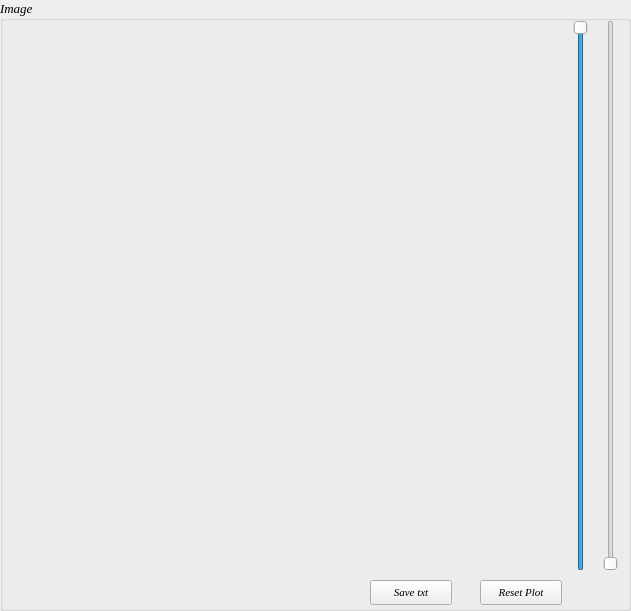
   <widget class="QGroupBox" name="Imagegroup">
    <property name="geometry">
     <rect>
      <x>280</x>
      <y>20</y>
      <width>631</width>
      <height>611</height>
     </rect>
    </property>
    <property name="sizePolicy">
     <sizepolicy hsizetype="Expanding" vsizetype="Expanding">
      <horstretch>0</horstretch>
      <verstretch>0</verstretch>
     </sizepolicy>
    </property>
    <property name="font">
     <font>
      <family>Times New Roman</family>
      <pointsize>10</pointsize>
      <italic>true</italic>
     </font>
    </property>
    <property name="title">
     <string>Image</string>
    </property>
    <widget class="QWidget" name="widgetImage" native="true">
     <property name="geometry">
      <rect>
       <x>10</x>
       <y>20</y>
       <width>551</width>
       <height>551</height>
      </rect>
     </property>
    </widget>
    <widget class="QPushButton" name="pbSavedata">
     <property name="geometry">
      <rect>
       <x>370</x>
       <y>580</y>
       <width>82</width>
       <height>25</height>
      </rect>
     </property>
     <property name="font">
      <font>
       <family>Times New Roman</family>
       <pointsize>8</pointsize>
       <italic>true</italic>
      </font>
     </property>
     <property name="text">
      <string>Save txt</string>
     </property>
    </widget>
    <widget class="QSlider" name="vsMax">
     <property name="geometry">
      <rect>
       <x>570</x>
       <y>20</y>
       <width>22</width>
       <height>551</height>
      </rect>
     </property>
     <property name="autoFillBackground">
      <bool>false</bool>
     </property>
     <property name="value">
      <number>99</number>
     </property>
     <property name="orientation">
      <enum>Qt::Vertical</enum>
     </property>
    </widget>
    <widget class="QPushButton" name="pbResetPlot">
     <property name="geometry">
      <rect>
       <x>480</x>
       <y>580</y>
       <width>82</width>
       <height>25</height>
      </rect>
     </property>
     <property name="font">
      <font>
       <family>Times New Roman</family>
       <pointsize>8</pointsize>
       <italic>true</italic>
      </font>
     </property>
     <property name="text">
      <string>Reset Plot</string>
     </property>
    </widget>
    <widget class="QWidget" name="widgetToolbar" native="true">
     <property name="geometry">
      <rect>
       <x>10</x>
       <y>580</y>
       <width>321</width>
       <height>21</height>
      </rect>
     </property>
    </widget>
    <widget class="QSlider" name="vsMin">
     <property name="geometry">
      <rect>
       <x>600</x>
       <y>20</y>
       <width>22</width>
       <height>551</height>
      </rect>
     </property>
     <property name="autoFillBackground">
      <bool>false</bool>
     </property>
     <property name="value">
      <number>0</number>
     </property>
     <property name="orientation">
      <enum>Qt::Vertical</enum>
     </property>
    </widget>
   </widget>
